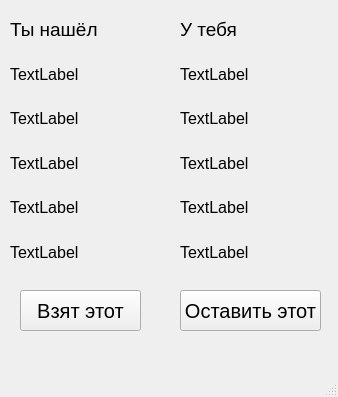
<?xml version="1.0" encoding="UTF-8"?>
<ui version="4.0">
 <class>MainWindow</class>
 <widget class="QMainWindow" name="MainWindow">
  <property name="geometry">
   <rect>
    <x>0</x>
    <y>0</y>
    <width>338</width>
    <height>397</height>
   </rect>
  </property>
  <property name="windowTitle">
   <string>Предмет</string>
  </property>
  <widget class="QWidget" name="centralwidget">
   <widget class="QWidget" name="verticalLayoutWidget">
    <property name="geometry">
     <rect>
      <x>10</x>
      <y>10</y>
      <width>141</width>
      <height>261</height>
     </rect>
    </property>
    <layout class="QVBoxLayout" name="verticalLayout">
     <item>
      <widget class="QLabel" name="label">
       <property name="font">
        <font>
         <pointsize>14</pointsize>
        </font>
       </property>
       <property name="text">
        <string>Ты нашёл</string>
       </property>
      </widget>
     </item>
     <item>
      <widget class="QLabel" name="name1">
       <property name="font">
        <font>
         <pointsize>12</pointsize>
        </font>
       </property>
       <property name="text">
        <string>TextLabel</string>
       </property>
      </widget>
     </item>
     <item>
      <widget class="QLabel" name="str1">
       <property name="font">
        <font>
         <pointsize>12</pointsize>
        </font>
       </property>
       <property name="text">
        <string>TextLabel</string>
       </property>
      </widget>
     </item>
     <item>
      <widget class="QLabel" name="agl1">
       <property name="font">
        <font>
         <pointsize>12</pointsize>
        </font>
       </property>
       <property name="text">
        <string>TextLabel</string>
       </property>
      </widget>
     </item>
     <item>
      <widget class="QLabel" name="int1">
       <property name="font">
        <font>
         <pointsize>12</pointsize>
        </font>
       </property>
       <property name="text">
        <string>TextLabel</string>
       </property>
      </widget>
     </item>
     <item>
      <widget class="QLabel" name="dora">
       <property name="font">
        <font>
         <pointsize>12</pointsize>
        </font>
       </property>
       <property name="text">
        <string>TextLabel</string>
       </property>
      </widget>
     </item>
    </layout>
   </widget>
   <widget class="QPushButton" name="pushButton">
    <property name="geometry">
     <rect>
      <x>20</x>
      <y>290</y>
      <width>121</width>
      <height>41</height>
     </rect>
    </property>
    <property name="font">
     <font>
      <pointsize>15</pointsize>
     </font>
    </property>
    <property name="text">
     <string>Взят этот</string>
    </property>
   </widget>
   <widget class="QPushButton" name="pushButton_2">
    <property name="geometry">
     <rect>
      <x>180</x>
      <y>290</y>
      <width>141</width>
      <height>41</height>
     </rect>
    </property>
    <property name="font">
     <font>
      <pointsize>15</pointsize>
     </font>
    </property>
    <property name="text">
     <string>Оставить этот</string>
    </property>
   </widget>
   <widget class="QWidget" name="verticalLayoutWidget_2">
    <property name="geometry">
     <rect>
      <x>180</x>
      <y>10</y>
      <width>141</width>
      <height>261</height>
     </rect>
    </property>
    <layout class="QVBoxLayout" name="verticalLayout_2">
     <item>
      <widget class="QLabel" name="label_2">
       <property name="font">
        <font>
         <pointsize>14</pointsize>
        </font>
       </property>
       <property name="text">
        <string>У тебя</string>
       </property>
      </widget>
     </item>
     <item>
      <widget class="QLabel" name="name2">
       <property name="font">
        <font>
         <pointsize>12</pointsize>
        </font>
       </property>
       <property name="text">
        <string>TextLabel</string>
       </property>
      </widget>
     </item>
     <item>
      <widget class="QLabel" name="str2">
       <property name="font">
        <font>
         <pointsize>12</pointsize>
        </font>
       </property>
       <property name="text">
        <string>TextLabel</string>
       </property>
      </widget>
     </item>
     <item>
      <widget class="QLabel" name="agl2">
       <property name="font">
        <font>
         <pointsize>12</pointsize>
        </font>
       </property>
       <property name="text">
        <string>TextLabel</string>
       </property>
      </widget>
     </item>
     <item>
      <widget class="QLabel" name="int2">
       <property name="font">
        <font>
         <pointsize>12</pointsize>
        </font>
       </property>
       <property name="text">
        <string>TextLabel</string>
       </property>
      </widget>
     </item>
     <item>
      <widget class="QLabel" name="dora2">
       <property name="font">
        <font>
         <pointsize>12</pointsize>
        </font>
       </property>
       <property name="text">
        <string>TextLabel</string>
       </property>
      </widget>
     </item>
    </layout>
   </widget>
  </widget>
  <widget class="QMenuBar" name="menubar">
   <property name="geometry">
    <rect>
     <x>0</x>
     <y>0</y>
     <width>338</width>
     <height>21</height>
    </rect>
   </property>
  </widget>
  <widget class="QStatusBar" name="statusbar"/>
 </widget>
 <resources/>
 <connections/>
</ui>
